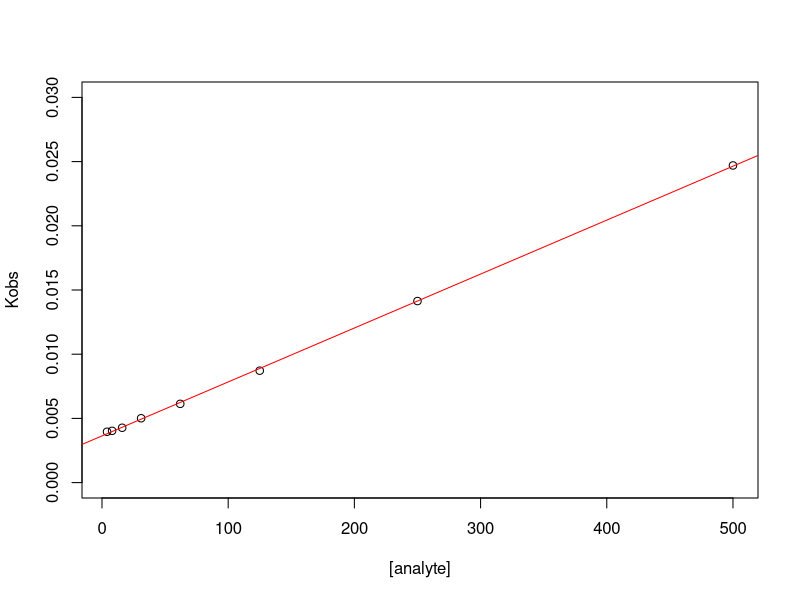

The R source for this figure:
#------------------------------------------------------------------------------------------------------------------
#                                    ~~ Deriving KD from Kobs values ~~
#------------------------------------------------------------------------------------------------------------------
# This R script provides code for fitting a linear fit for the relationship between Kobs and analyte concentration
# in order to derive the KD of a reaction. 

# Start by making vectors for the concentration variable and corresponding Kobs values.
# The following values are simply examples. 

c <- c(4,8,16,31,62,125,250,500)
kobs <- c(0.0039604, 0.0040308, 0.0042716, 0.0050106, 0.0061333, 0.008715, 0.01414, 0.0247)

#Plot the data 
plot(c,kobs, ylim = c(0,0.03),xlab="[analyte]", ylab="Kobs")
      #the "xlim" is set to best visualise the example data
      #choose which range of X-values are most suitable to visualise your curve

#Create a linear fit for the curve using the "lm" function 
fit <- lm(kobs ~ c)

#visualise the fit in your plot 
abline(fit, col = "red")

#View the estimated values for the coefficients.
summary(fit)
      #"(intercept)" is the y-intercept i.e. the dissociation rate constant.
      #"c" is the slope i.e. the association rate constant. 
      # KD is derived by dividing the dissociation rate constant by the association rate constant. 
      



